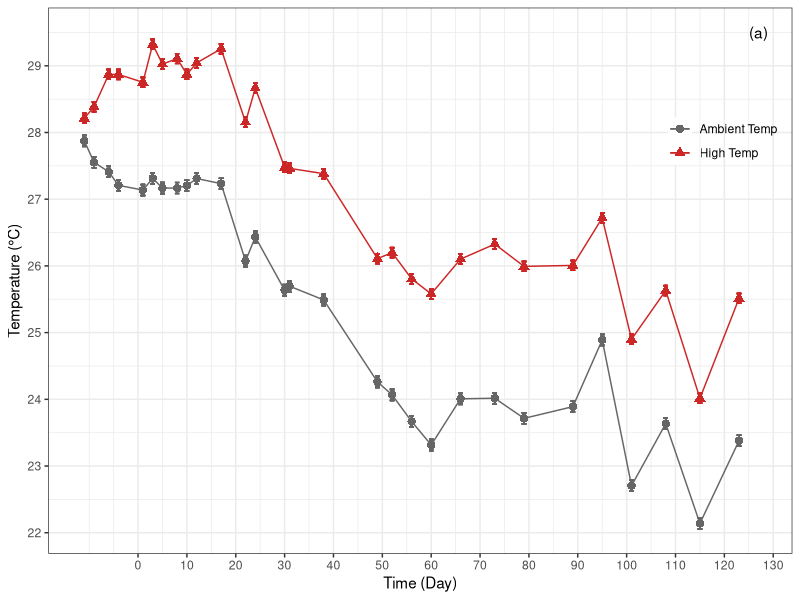
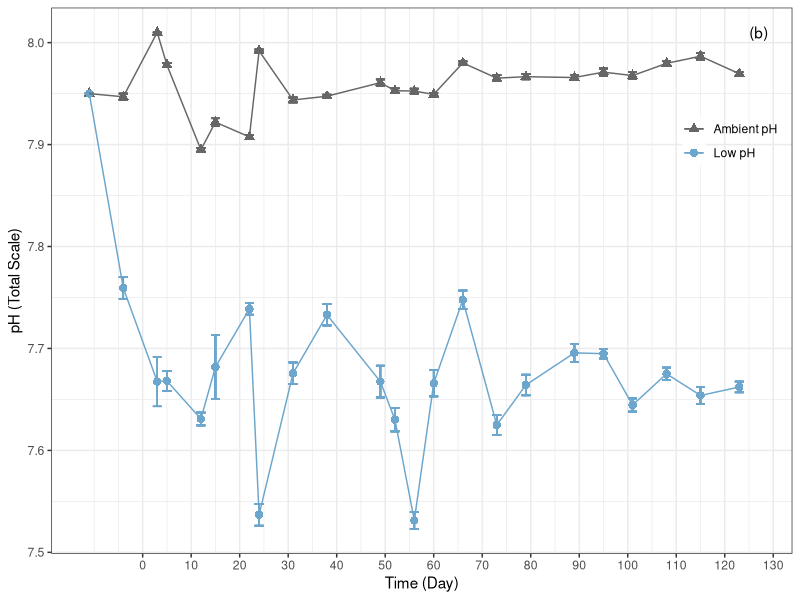
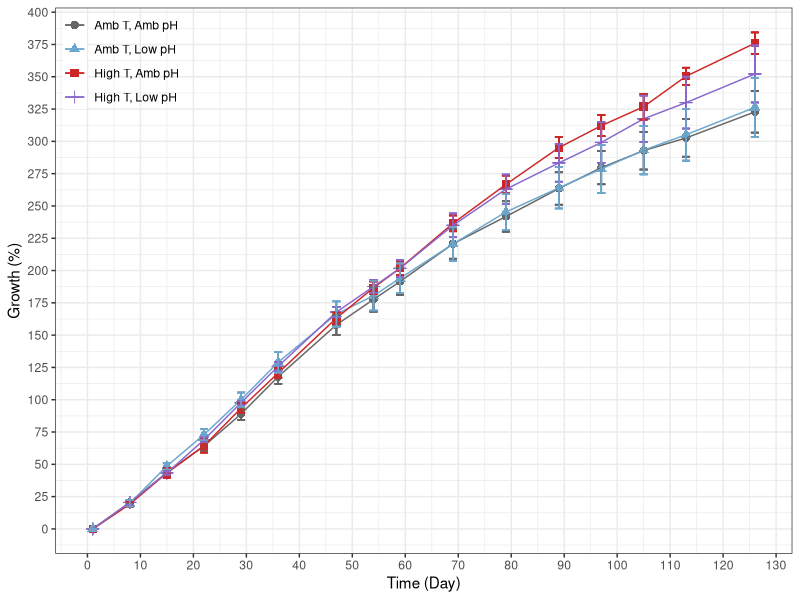
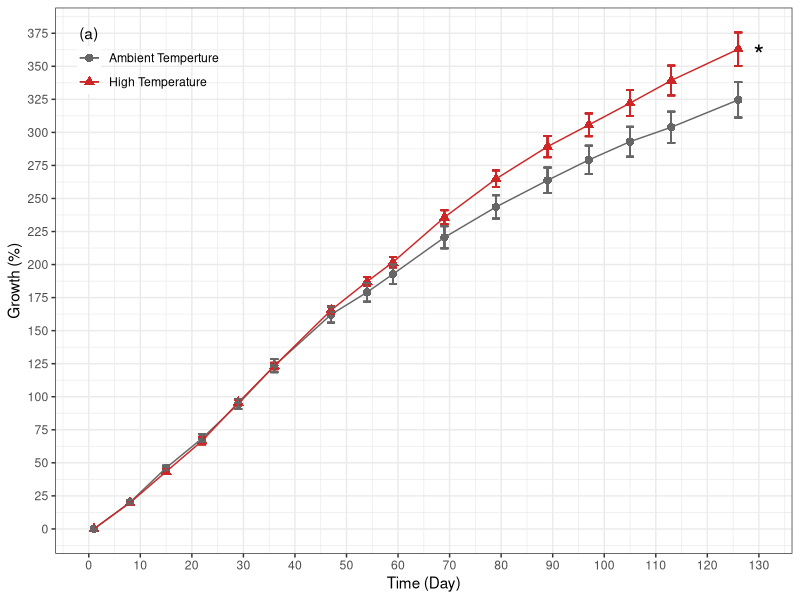
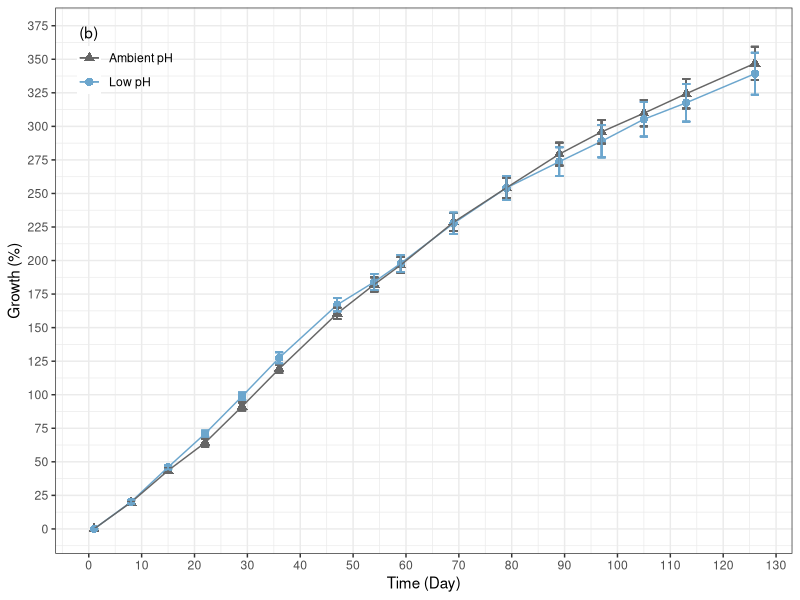
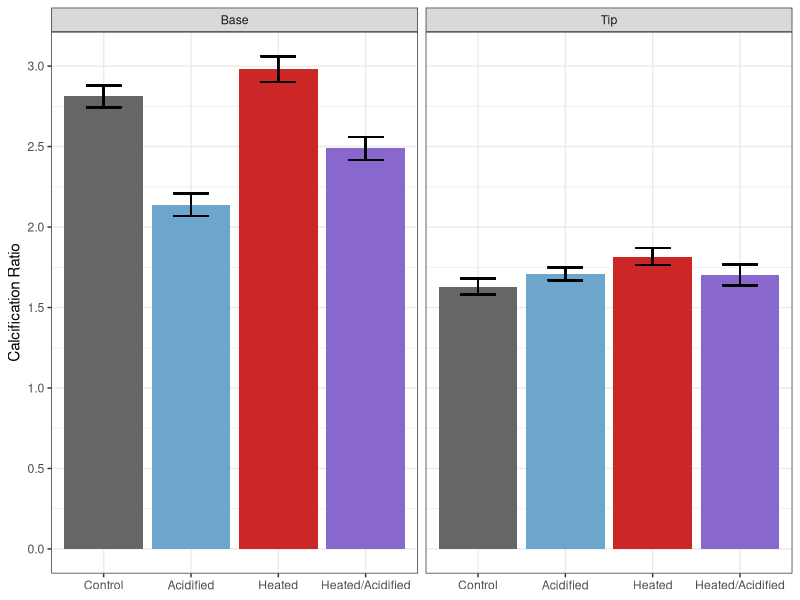
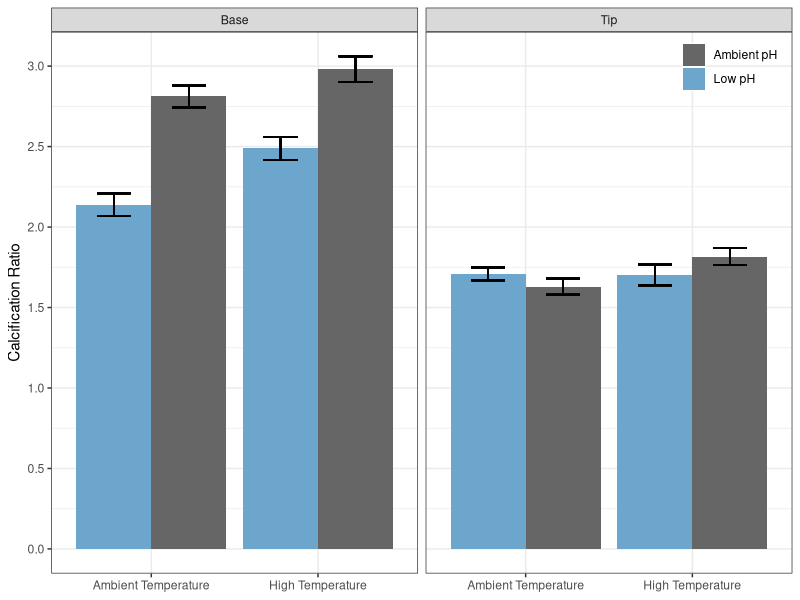
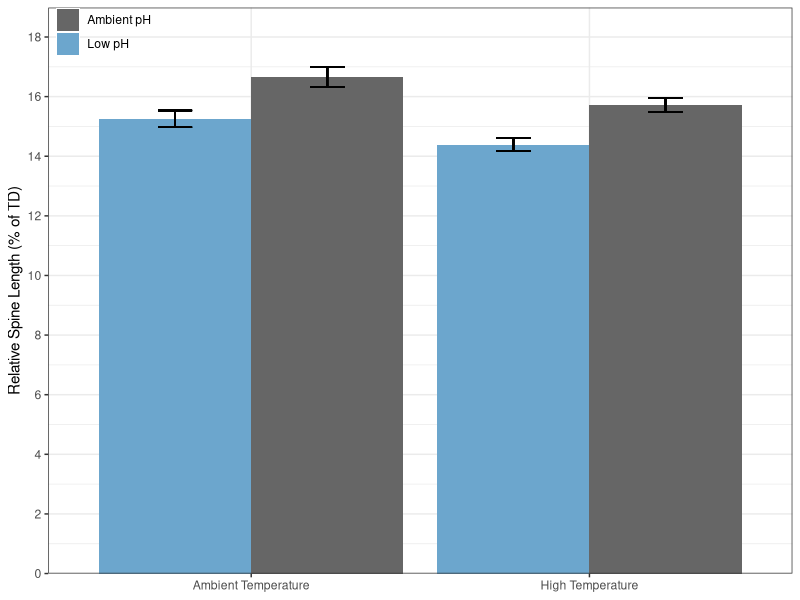

Write R code to recreate these figures, in order. (Note: this script raises an error after producing the figures.)
## ---- chunk 1
rm(list=ls(all=TRUE))
results <- read.csv("Data/Urchin_ClimateChange_Data.csv", header=T, na="NA")

library("tidyverse")
library("lme4") #linear mixed modeling
library("lmtest") #linear mixed modeling
library("lmerTest") #calculate p-values in models
library("car") #levenes tests
library("emmeans") #post-hoc tests
library("lsmeans") #post-hoc tests
library("plotrix") #calculate std.error
library("dplyr") 
## ---- chunk 2

#this doesn't work - group_by is not working and it's not recognizing temperature columns - why is this? 

results %>% 
  select("Day", "Temperature", "Temp") %>%
  drop_na(Temp) %>%
  group_by(Day, Temperature) %>%
  mutate(meanT = mean(Temp)) %>%
  group_by(Temperature) %>% 
  mutate(se = std.error(Temp)) %>%
  
  
ggplot(aes(Day, meanT, color = Temperature, shape = Temperature)) +
    geom_point(size = 2.5) +
    geom_errorbar(aes(ymin = meanT-se, ymax = meanT+se)) +
    geom_line() +
    scale_x_continuous(name="Time (Day)", breaks = seq(0,130, by = 10)) +
    scale_y_continuous(name="Temperature (°C)", breaks = seq(20,30, by = 1)) +
    scale_shape_discrete(name = NULL,
                         labels = c("Ambient Temp", "High Temp")) +
    scale_color_manual(name = NULL,
                       values = c("gray40", "firebrick3"),
                       labels = c("Ambient Temp", "High Temp")) +
    theme_bw() +
    theme(legend.margin = margin(0), 
          legend.position = c(.98,.8), 
          legend.justification = c("right", "top"),
          legend.background = element_blank()) + 
    annotate("text", x = 127, y = 29.5, label = "(a)")

#ggsave("TempOverTime.png", 
       #path = "/Users/emilysesno/Desktop/Emily/Graduate Work/Urchin_ClimateChange/Figures",
       #width = 7, height = 5)

## ---- chunk 3

results %>% 
  select("Day","pH", "pHspec") %>%
  drop_na(pHspec) %>%
  group_by(Day, pH) %>%
  mutate(meanpH = mean(pHspec)) %>%
  group_by(pH, meanpH) %>% 
  mutate(se = std.error(pHspec)) %>%

 ggplot(aes(Day, meanpH, color = pH, shape = pH)) +
    geom_point(size = 2.5) +
    geom_errorbar(aes(ymin = meanpH-se, ymax = meanpH+se)) +
    geom_line() +
    scale_x_continuous(name="Time (Day)", breaks = seq(0,130, by = 10)) +
    scale_y_continuous(name="pH (Total Scale)", breaks = seq(7.5,8.1, by = .1)) +
    scale_shape_discrete(name = NULL,
                         labels = c("Low pH", "Ambient pH"),
                         guide = guide_legend(reverse = TRUE)) +
    scale_color_manual(name = NULL,
                       values = c("skyblue3", "gray40"),
                       labels = c("Low pH", "Ambient pH"),
                       guide = guide_legend(reverse = TRUE)) +
    theme_bw() +
    theme(legend.margin = margin(0), 
          legend.position = c(.98,.8), 
          legend.justification = c("right", "top"),
          legend.background = element_blank()) +
    annotate("text", x = 127, y = 8.01, label = "(b)")

#ggsave("pHOverTime.png", 
      #path = "/Users/emilysesno/Desktop/Emily/Graduate Work/Urchin_ClimateChange/Figures",
      #width = 7, height = 5)



## ---- chunk 4
#### Growth Across Treatments

results %>% 
  select("Day", "Treatment","Temperature","pH","Growth") %>%
  drop_na(Growth) %>% 
  group_by(Day, Treatment) %>%
  mutate(se = (std.error(Growth))*100) %>%
  mutate(meanPct = (mean(Growth)*100)) %>% 

  
  ggplot(aes(Day, meanPct, shape = Treatment, color = Treatment)) +
    geom_point(size = 2.5) +
    geom_line() +
    scale_x_continuous(name="Time (Day)", breaks = seq(0,130, by = 10)) +
    scale_y_continuous(name="Growth (%)", breaks = seq(0,400, by = 25)) +
    geom_errorbar(aes(ymin = meanPct-se, ymax = meanPct+se, width = 1.5)) +
    theme_bw() + 
    scale_shape_discrete(name = NULL,
                         labels = c("Amb T, Amb pH", "Amb T, Low pH", "High T, Amb pH", "High T, Low pH")) +
    scale_colour_manual(name = NULL,
                        values = c("gray40", "skyblue3", "firebrick3","mediumpurple3"),
                        labels = c("Amb T, Amb pH", "Amb T, Low pH", "High T, Amb pH", "High T, Low pH")) +
    theme(legend.margin = margin(0), 
          legend.position = c(.01, .99), 
          legend.justification = c("left", "top"),
          legend.background = element_blank())

#ggsave("TreatmentGrowth.png", 
      #path = "/Users/emilysesno/Desktop/Emily/Graduate Work/Urchin_ClimateChange/Figures",
      #width = 7, height = 5)

## ---- chunk 5

results %>% 
  select("Day","Temperature","Growth") %>%
  drop_na(Growth) %>% 
  group_by(Day, Temperature) %>%
  mutate(se = (std.error(Growth))*100) %>%
  mutate(meanPct = (mean(Growth)*100)) %>% 

  
  ggplot(aes(Day, meanPct, shape = Temperature, color = Temperature)) +
    geom_point(size = 2.5) +
    geom_line() +
    scale_x_continuous(name="Time (Day)", breaks = seq(0,130, by = 10)) +
    scale_y_continuous(name="Growth (%)", breaks = seq(0,400, by = 25)) +
    geom_errorbar(aes(ymin = meanPct-se, ymax = meanPct+se, width = 1.5)) +
    theme_bw() +
    scale_colour_manual(name = NULL, 
                        values = c("gray40", "firebrick3"), 
                        labels = c("Ambient Temperture", "High Temperature")) +
    scale_shape_discrete(name = NULL, 
                       labels = c("Ambient Temperture", "High Temperature")) +
    theme(legend.margin = margin(0), 
          legend.position = c(.03, 0.93), 
          legend.justification = c("left", "top"),
          legend.background = element_blank()) + 
    annotate("text", x = 0, y = 375, label = "(a)") +
    annotate("text", x = 130, y = 359, label = "*", size = 7)

#ggsave("TempGrowth.png", 
      #path = "/Users/emilysesno/Desktop/Emily/Graduate Work/Urchin_ClimateChange/Figures",
      #width = 7, height = 5)

## ---- chunk 6

results %>% 
  select("Day","pH","Growth") %>%
  drop_na(Growth) %>% 
  group_by(Day, pH) %>%
  mutate(se = (std.error(Growth))*100) %>%
  mutate(meanPct = (mean(Growth)*100)) %>% 

  ggplot(aes(Day, meanPct, shape = pH, color = pH)) +
    geom_point(size = 2.5) +
    geom_line() +
    scale_x_continuous(name="Time (Day)", breaks = seq(0,130, by = 10)) +
    scale_y_continuous(name="Growth (%)", breaks = seq(0,400, by = 25)) +
    geom_errorbar(aes(ymin = meanPct-se, ymax = meanPct+se, width = 1.5)) +
    theme_bw() +
    scale_colour_manual(name = NULL, 
                        values = c("skyblue3", "gray40"), 
                        labels = c("Low pH", "Ambient pH"),
                         guide = guide_legend(reverse = TRUE)) +
    scale_shape_discrete(name = NULL,
                         labels = c("Low pH", "Ambient pH"),
                         guide = guide_legend(reverse = TRUE)) +
    theme(legend.margin = margin(0), 
          legend.position = c(.03, .93), 
          legend.justification = c("left", "top"),
          legend.background = element_blank()) + 
    annotate("text", x = 0, y = 370, label = "(b)")

#ggsave("pHGrowth.png", 
      #path = "/Users/emilysesno/Desktop/Emily/Graduate Work/Urchin_ClimateChange/Figures",
      #width = 7, height = 5)
    

## ---- chunk 7


results %>% 
  select("Treatment","RatioSEM", "PartOfSpine") %>%
  drop_na(RatioSEM) %>% 
  group_by(Treatment, PartOfSpine) %>%
  mutate(se = std.error(RatioSEM)) %>%
  mutate(mean = (mean(RatioSEM))) %>%
  
  ggplot(aes(Treatment, mean, fill = Treatment)) +
    geom_col(position = "dodge") +
    facet_grid(cols = vars(PartOfSpine)) +
    geom_errorbar(aes(ymin = mean-se, ymax = mean+se), 
                      width = 0.4, position = position_dodge(.9)) +
    scale_x_discrete(name=NULL,
                     labels = c("Control", "Acidified", "Heated", "Heated/Acidified")) +
    scale_y_continuous(name="Calcification Ratio", breaks = seq(0,3.5, by = .5)) +
    scale_fill_manual(values = c("gray40", "skyblue3","firebrick3", "mediumpurple3" )) +
    scale_colour_identity() +
    theme_bw() +
    theme(legend.position = "none") +
    geom_text(aes(x= 1, y = 1, label = ""))
  
#ggsave("CalcRatioTrtmnt.png", 
      #path = "/Users/emilysesno/Desktop/Emily/Graduate Work/Urchin_ClimateChange/Figures",
      #width = 7, height = 5)  
## ---- chunk 8

results %>% 
  select("Temperature","pH","RatioSEM", "PartOfSpine") %>%
  drop_na(RatioSEM) %>% 
  dplyr::group_by(Temperature, pH, PartOfSpine) %>%
  mutate(se = std.error(RatioSEM)) %>%
  mutate(mean = (mean(RatioSEM))) %>%
  
  ggplot(aes(Temperature, mean, fill = pH)) +
    geom_col(position = "dodge") +
    facet_grid(cols = vars(PartOfSpine)) +
    geom_errorbar(aes(ymin = mean-se, ymax = mean+se), 
                      width = 0.4, position = position_dodge(.9)) +
    scale_x_discrete(name=NULL,
                     labels = c("Ambient Temperature", "High Temperature")) +
    scale_y_continuous(name="Calcification Ratio", breaks = seq(0,3.5, by = .5)) +
    scale_fill_manual(name = NULL, 
                      values = c("skyblue3", "gray40"),
                      labels = c("Low pH", "Ambient pH"),
                      guide = guide_legend(reverse = TRUE)) +
    theme_bw() +
    theme(legend.margin = margin(0), 
          legend.position = c(.98,.98), 
          legend.justification = c("right", "top"),
          legend.background = element_blank()) +
    geom_text(aes(x= 1, y = 1, label = ""))
  

#ggsave("CalcRatio.png", 
      #path = "/Users/emilysesno/Desktop/Emily/Graduate Work/Urchin_ClimateChange/Figures",
      #width = 7, height = 5)  

## ---- chunk 9

results %>% 
  select("Temperature","pH","RatioLength", "Chosen") %>%
  drop_na(RatioLength) %>%
  mutate(Ratio = RatioLength/2) %>% 
  filter(Chosen == "yes") %>% 
  group_by(Temperature, pH) %>%
  mutate(se = std.error(Ratio)) %>%
  mutate(mean = mean(Ratio)) %>% 
  
  ggplot(aes(Temperature, mean, fill = pH)) +
    geom_col(position = "dodge") +
    geom_errorbar(aes(ymin = mean-se, ymax = mean+se), 
                      width = 0.2, position = position_dodge(.9)) +
    scale_x_discrete(name=NULL,
                     labels = c("Ambient Temperature", "High Temperature")) +
    scale_y_continuous(name="Relative Spine Length (% of TD)", 
                       breaks = seq(0,20, by = 2),
                       expand = expand_scale(add = c(0, 2))) +
    scale_fill_manual(name = NULL, 
                      values = c("skyblue3", "gray40"),
                      labels = c("Low pH", "Ambient pH"),
                      guide = guide_legend(reverse = TRUE)) +
    theme_bw() +
    theme(legend.margin = margin(0), 
          legend.position = c(.01, 1), 
          legend.justification = c("left", "top"),
          legend.background = element_blank()) +
    geom_text(aes(x= 1, y = 1, label = ""))

#ggsave("RelativeSpineLength.png", 
      #path = "/Users/emilysesno/Desktop/Emily/Graduate Work/Urchin_ClimateChange/Figures",
      #width = 7, height = 5)

## ---- chunk 10

results %>% 
  select("Temperature","pH","SpineCount") %>%
  drop_na(SpineCount) %>% 
  group_by(Temperature, pH) %>%
  mutate(se = std.error(SpineCount)) %>%
  mutate(meanCount = mean(SpineCount)) %>% 
  
  ggplot(aes(Temperature, meanCount, fill = pH)) +
    geom_col(position = "dodge") +
    geom_errorbar(aes(ymin = meanCount-se, ymax = meanCount+se), 
                      width = 0.2, position = position_dodge(.9)) +
    scale_x_discrete(name=NULL,
                     labels = c("Ambient Temperature", "High Temperature")) +
    scale_y_continuous(name="Dropped Spines (Count)", breaks = seq(0,30, by = 2)) +
    scale_fill_manual(name = NULL, 
                      values = c("skyblue3", "gray40"),
                      labels = c("Low pH", "Ambient pH"),
                      guide = guide_legend(reverse = TRUE)) +
    theme_bw() +
    theme(legend.margin = margin(0), 
          legend.position = c(.98,.98), 
          legend.justification = c("right", "top"),
          legend.background = element_blank()) +
    geom_text(aes(x= 1, y = 1, label = ""))

#ggsave("DroppedSpines.png", 
      #path = "/Users/emilysesno/Desktop/Emily/Graduate Work/Urchin_ClimateChange/Figures",
      #width = 7, height = 5)

## ---- chunk 11


results %>% 
  select("Treatment","SpineCount") %>%
  drop_na(SpineCount) %>% 
  group_by(Treatment) %>%
  mutate(se = std.error(SpineCount)) %>%
  mutate(meanCount = mean(SpineCount)) %>% 
  
  ggplot(aes(Treatment, meanCount, fill = Treatment)) +
    geom_col(position = "dodge") +
    geom_errorbar(aes(ymin = meanCount-se, ymax = meanCount+se), 
                      width = 0.2, position = position_dodge(.9)) +
    scale_x_discrete(name=NULL,
                     labels = c("Control", "Acidified", "Heated", "Heated/Acidified")) +
    scale_y_continuous(name="Dropped Spines (Count)", breaks = seq(0,30, by = 2)) +
    scale_fill_manual(values = c("gray40", "skyblue3","firebrick3", "mediumpurple3" )) +
    theme_bw() +
    theme(legend.position = "none") +
    geom_text(aes(x= 1, y = 1, label = ""))

#ggsave("DroppedSpinesTrtmnt.png", 
      #path = "/Users/emilysesno/Desktop/Emily/Graduate Work/Urchin_ClimateChange/Figures",
      #width = 7, height = 5)

## ---- chunk 12

structure <- read.csv("Data/Urchin_ClimateChange_Structure.csv", header=T, na="NA")

structure %>% 
  select("Temperature", "pH", "PcntUnorganized") %>% 
  drop_na(PcntUnorganized) %>% 
  
    ggplot(aes(Temperature, PcntUnorganized, fill = pH)) +
    geom_col(position = "dodge") +
    scale_x_discrete(name=NULL,
                     labels = c("Ambient Temperature", "High Temperature")) +
    scale_y_continuous(name="Bases with Unorganized Spine Structure (%)", breaks = seq(0,100, by = 10)) +
    scale_fill_manual(name = NULL, 
                      values = c("skyblue3", "gray40"),
                      labels = c("Low pH", "Ambient pH")) +
      theme_bw() +
    theme(legend.margin = margin(0), 
          legend.position = c(.98,.98), 
          legend.justification = c("right", "top"),
          legend.background = element_blank()) +
    geom_text(aes(x= 1, y = 1, label = ""))

#ggsave("PercentUnorganized.png", 
      #path = "/Users/emilysesno/Desktop/Emily/Graduate Work/Urchin_ClimateChange/Figures",
      #width = 7, height = 5)
